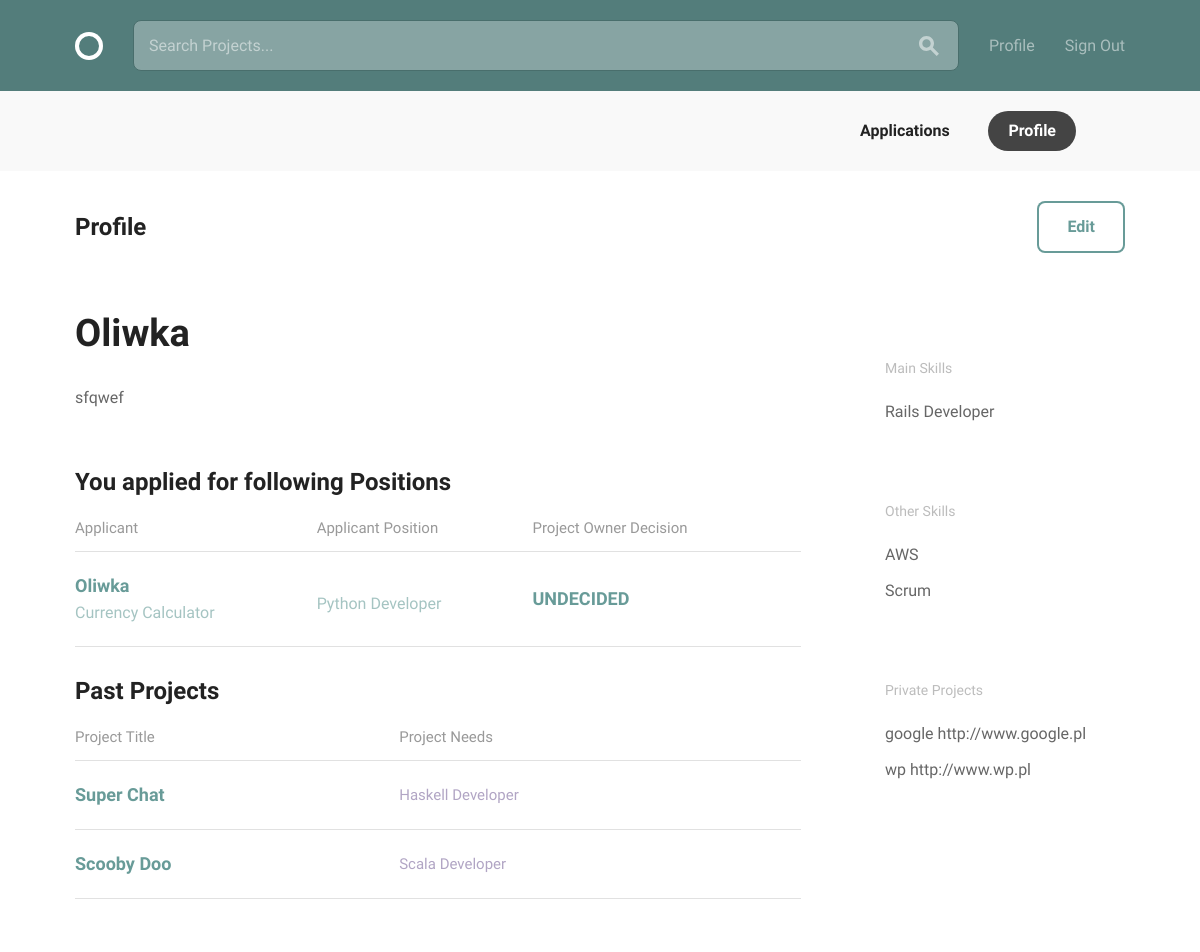
Before: /profiles/profile/3/ (signed in) with the older database file.
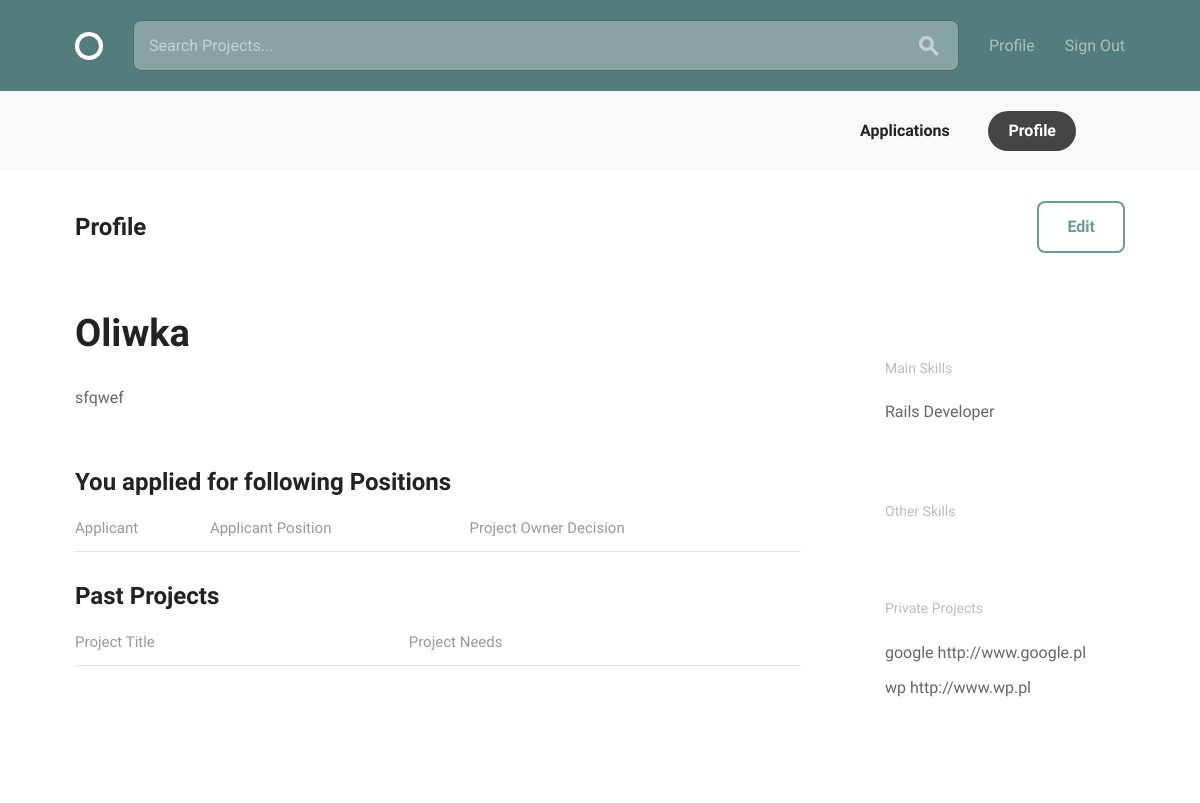
After: the same page with the newer database file.
### projects/models.py (models this page shows, shortened)
class Applicant(models.Model):
    user_profile = models.ForeignKey(settings.AUTH_USER_MODEL,
                                     on_delete=models.CASCADE,
                                     related_name='applicants')
    project = models.ForeignKey('Project',
                                on_delete=models.CASCADE,
                                related_name='project_applicants')
    position = models.ForeignKey('Position',
                                 on_delete=models.CASCADE,
                                 related_name='position_applicants')
    applicant_status = models.CharField(max_length=255,
                                        choices=APPLICANT_STATUS,
                                        blank=True)
    created_at = models.DateTimeField(auto_now_add=True)
    class Meta:
        unique_together = ['user_profile', 'position']
        ordering = ['-created_at']

class Project(models.Model):
    owner = models.ForeignKey(settings.AUTH_USER_MODEL,
                              on_delete=models.CASCADE,
                              related_name='projects')
    title = models.CharField(max_length=255, unique=True)
    description = MarkdownxField(max_length=2500, blank=True, null=True)
    project_timeline = MarkdownxField(max_length=500, blank=True, null=True )
    applicant_requirements = MarkdownxField(max_length=500, blank=True, null=True)
    project_status = models.CharField(max_length=255,
                                      choices=PROJECT_STATUS,
                                      blank=True)
    slug = models.SlugField(allow_unicode=True, unique=True)
    created_at = models.DateTimeField(auto_now_add=True)
    class Meta:
        ordering = ['-created_at']

class Position(models.Model):
    project = models.ForeignKey('Project', on_delete=models.CASCADE)
    title = models.CharField(max_length=255, blank=True)
    description = MarkdownxField(blank=True, null=True)
    main_skills = models.ManyToManyField('accounts.MainSkill',
                                         related_name='positions_main')
    other_skills = models.ManyToManyField('accounts.OtherSkill',
                                          related_name='positions_other')
    position_status = models.CharField(max_length=255,
                                       choices=POSITION_STATUS,
                                       blank=True)
    slug = models.SlugField(editable=False, blank=True)
    timeline = models.CharField(max_length=60, blank=True, null=True)
    created_at = models.DateTimeField(auto_now_add=True)
    class Meta:
        ordering = ['-created_at']

### accounts/models.py (models this page shows, shortened)
class User(AbstractBaseUser, PermissionsMixin):
    email = models.EmailField(verbose_name='email address', max_length=255, unique=True)
    full_name = models.CharField(max_length=255, blank=False, default='')
    avatar = CropperImageField(dimensions=(240, 240), linked=True, default='avatars/sample.png', upload_to='avatars/')
    bio = MarkdownxField()
    date_joined = models.DateTimeField(auto_now_add=True)
    main_skills = models.ManyToManyField('MainSkill', related_name='mainskills')
    other_skills = models.ManyToManyField('OtherSkill', related_name='otherskills')
    is_active = models.BooleanField(default=True)
    is_staff = models.BooleanField(default=False)
    objects = UserManager()
    USERNAME_FIELD = 'email'

class MainSkill(models.Model):
    name = models.CharField(max_length=255, unique=True)
    def __str__(self):
        return self.name

class OtherSkill(models.Model):
    user = models.ForeignKey(settings.AUTH_USER_MODEL,
                             on_delete=models.CASCADE,
                             related_name='user_skills')
    name = models.CharField(max_length=255, blank=True)
    def __str__(self):
        return self.name

class UserProject(models.Model):
    user = models.ForeignKey(settings.AUTH_USER_MODEL,
                             on_delete=models.CASCADE,
                             related_name='user_projects')
    project_name = models.CharField(max_length=255, blank=True)
    url = models.URLField()

### accounts/views.py (the view)
# urls.py: path('profile/<int:pk>/', views.ProfileDetail.as_view(), name='profile_detail'),
class ProfileDetail(LoginRequiredMixin, UserPassesTestMixin, DetailView):
    model = User
    template_name = 'accounts/profile.html'
    def test_func(self):
        obj = self.get_object()
        user = self.request.user
        if obj == user:
            return True
        else:
            raise Http404("You can not view this site. You are not the owner of this profile !")
    def get_context_data(self, **kwargs):
        context = super(ProfileDetail, self).get_context_data(**kwargs)
        context['search_form'] = SearchForm()
        context['user_projects'] = UserProject.objects.filter(user=self.request.user)
        context['projects'] = Project.objects.filter(owner=self.request.user)
        context['applicants'] = Applicant.objects.filter(user_profile=self.request.user)
        return context

### projects/forms.py
class SearchForm(forms.Form):
    q = forms.CharField(
        max_length=255,
        widget=forms.TextInput(
            attrs={
                'placeholder': 'Search Projects...',
            },
        ))

### accounts/templates/accounts/profile.html (shortened to what this page needs)
{% extends 'base.html' %}
{% load static %}
{% block body_content %}
  <div class="circle--actions--bar">
    <nav class="bounds">
      <ul class="circle--pill--list">
        <li><a href="{% url 'projects:applications' pk=user.id %}">Applications</a></li>
        <li><a class="selected" href="{% url 'accounts:profile_detail' pk=user.id %}">Profile</a></li>
      </ul>
    </nav>
  </div>
  <div class="bounds circle--page">
    <div class="circle--page--header circle--fluid">
      <div class="circle--fluid--cell circle--fluid--primary">
        <h2>Profile</h2>
      </div>
      <div class="circle--fluid--cell circle--fluid--secondary">
        <a class="button icon-on-left" href="{% url 'accounts:profile_edit' pk=user.id %}">Edit</a>
      </div>
    </div>
    <div class="grid-70">
      <h1>{{ user.full_name|title }}</h1>
      <div class="circle--article--body">
        <p>{{ user.bio }}</p>
      </div>
      <h2>You applied for following Positions</h2>
            <table class="u-full-width circle--table">
        <thead>
          <tr>
            <th>Applicant</th>
            <th class="circle--cell--right">Applicant Position</th>
            <th class="circle--cell--right">Project Owner Decision</th>
          </tr>
        </thead>
        <tbody>
        {% for applicant in applicants %}
          <tr class="clickable-row" data-href="{% url 'projects:project_detail' slug=applicant.project.slug %}">
            <td>
              <h3>{{ applicant.user_profile.full_name}}</h3>
              <p>{{ applicant.project.title }}</p>
            </td>
            <td class="circle--cell--right">
              <p>{{ applicant.position.title }}</p>
            </td>
            <td class="circle--cell--right">
              <h3>{{ applicant.applicant_status }}</h3>
            </td>
          </tr>
        {% endfor %}
        </tbody>
      </table>
      <h2>Past Projects</h2>
      <table class="u-full-width circle--table">
        <thead>
          <tr>
            <th>Project Title</th>
            <th class="circle--cell--right">Project Needs</th>
          </tr>
        </thead>
        <tbody>
        {% for project in projects %}
          <tr class="clickable-row" data-href="{% url 'projects:project_detail' slug=project.slug %}">
            <td>
              <h3>{{ project.title|title }}</h3>
            </td>
            <td class="circle--cell--right">
            {% for position in project.position_set.all %}
              <span class="secondary-label">{{ position.title }}</span>
              {% endfor %}
            </td>
          </tr>
          {% endfor %}
        </tbody>
      </table>
    </div>
    <div class="grid-25 grid-push-5">
      <div class="circle--secondary--module">
      </div>
    <div class="circle--secondary--module">
        <h4>Main Skills</h4>
        <ul class="circle--link--list">
        {% for skill in user.main_skills.all %}
          <li>
            {{ skill }}
          </li>
          {% endfor %}
        </ul>
    </div>
      <div class="circle--secondary--module">
        <h4>Other Skills</h4>
        <ul class="circle--link--list">
        {% for skill in user.other_skills.all %}
          <li>
            {{ skill }}
          </li>
          {% endfor %}
      </div>
      <div class="circle--secondary--module">
        <h4>Private Projects</h4>
        <ul class="circle--link--list">
          {% for project in user_projects %}
          <li>
            {{ project.project_name }}
            {{ project.url }}
          </li>
          {% endfor %}
        </ul>
      </div>
    </div>
  </div>
  {% endblock body_content %}

Changed rows visible on the page:
removed Applicant: user_profile.full_name "Oliwka", project "Currency Calculator", position "Python Developer", applicant_status "UNDECIDED"
removed Project: title "Super Chat"
removed Position: title "Haskell Developer", shown under "Super Chat"
removed Project: title "Scooby Doo"
removed Position: title "Scala Developer", shown under "Scooby Doo"
removed OtherSkill: name "AWS"
removed OtherSkill: name "Scrum"
